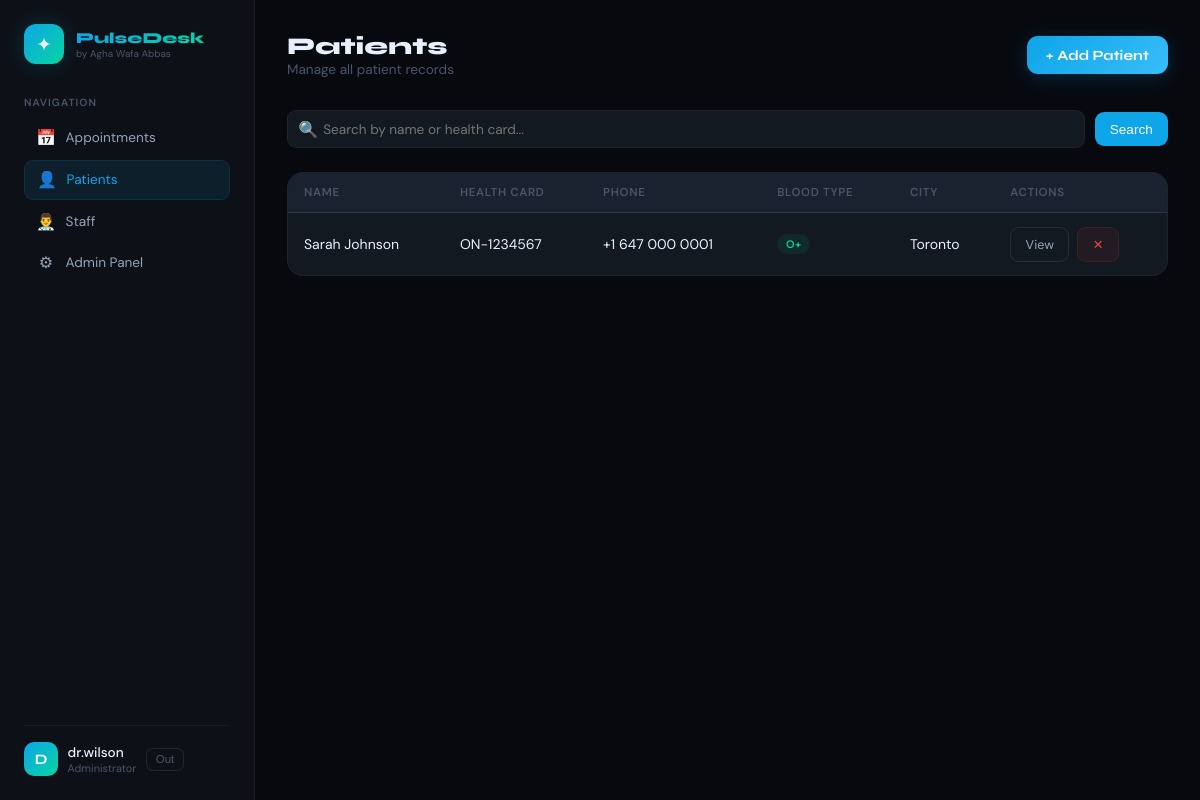
The app's page /patients/ (signed in) with its own data.
### patients/models.py (models this page shows, shortened)
class Patient(models.Model):
    BLOOD_TYPE = [
        ('A+', 'A+'), ('A-', 'A-'),
        ('B+', 'B+'), ('B-', 'B-'),
        ('O+', 'O+'), ('O-', 'O-'),
        ('AB+', 'AB+'), ('AB-', 'AB-'),
    ]
    user = models.OneToOneField(User, on_delete=models.CASCADE, related_name='patient_profile')
    date_of_birth = models.DateField(null=True, blank=True)
    health_card_number = models.CharField(max_length=20, unique=True, null=True, blank=True)
    phone = models.CharField(max_length=20, blank=True)
    address = models.TextField(blank=True)
    city = models.CharField(max_length=100, blank=True)
    province = models.CharField(max_length=100, blank=True)
    postal_code = models.CharField(max_length=10, blank=True)
    blood_type = models.CharField(max_length=3, choices=BLOOD_TYPE, blank=True)
    emergency_contact_name = models.CharField(max_length=100, blank=True)
    emergency_contact_phone = models.CharField(max_length=20, blank=True)
    created_at = models.DateTimeField(auto_now_add=True)
    updated_at = models.DateTimeField(auto_now=True)

### patients/views.py (the view)
# urls.py: path('', views.patient_list, name='patient_list'),
@login_required
def patient_list(request):
    patients = Patient.objects.all()
    search = request.GET.get('q', '')
    if search:
        patients = patients.filter(
            Q(user__first_name__icontains=search) |
            Q(user__last_name__icontains=search) |
            Q(health_card_number__icontains=search)
        )
    return render(request, 'patients/patient_list.html', {
        'patients': patients,
        'search': search
    })

### pulsedesk/templates/patients/patient_list.html (shortened to what this page needs)
{% extends 'base.html' %}
{% block nav_patients %}active{% endblock %}
{% block content %}
<div class="topbar">
  <div>
    <h1>Patients</h1>
    <p>Manage all patient records</p>
  </div>
  <a href="{% url 'add_patient' %}" class="btn-primary">+ Add Patient</a>
</div>
<form method="GET" class="filters">
  <div class="search">
    <span class="search-ico">🔍</span>
    <input type="text" name="q" placeholder="Search by name or health card..." value="{{ search }}"/>
  </div>
  <button type="submit" class="btn-filter">Search</button>
</form>
<div class="table-wrap">
  <table>
    <thead>
      <tr>
        <th>Name</th>
        <th>Health Card</th>
        <th>Phone</th>
        <th>Blood Type</th>
        <th>City</th>
        <th>Actions</th>
      </tr>
    </thead>
    <tbody>
      {% for patient in patients %}
      <tr>
        <td>{{ patient.user.get_full_name }}</td>
        <td>{{ patient.health_card_number|default:"—" }}</td>
        <td>{{ patient.phone|default:"—" }}</td>
        <td>
          {% if patient.blood_type %}
          <span class="badge b-confirmed">{{ patient.blood_type }}</span>
          {% else %}—{% endif %}
        </td>
        <td>{{ patient.city|default:"—" }}</td>
        <td>
          <div style="display:flex;gap:.5rem">
            <a href="{% url 'patient_detail' patient.id %}" class="btn-secondary">View</a>
            <a href="{% url 'delete_patient' patient.id %}" class="btn-danger" onclick="return confirm('Delete patient?')">✕</a>
          </div>
        </td>
      </tr>
      {% empty %}
      <tr>
        <td colspan="6" style="text-align:center;color:var(--muted);padding:3rem">No patients found</td>
      </tr>
      {% endfor %}
    </tbody>
  </table>
</div>
{% endblock %}

### pulsedesk/templates/base.html (shortened to what this page needs)
<!DOCTYPE html>
<html lang="en">
<head>
</head>
<body>
<div class="layout">
  <aside class="sidebar">
    <div class="s-brand">
      <div class="s-logo">✦</div>
      <div>
        <div class="s-title">PulseDesk</div>
        <span class="s-sub">by Agha Wafa Abbas</span>
      </div>
    </div>
    <div class="s-section">
      <div class="s-label">Navigation</div>
      <a href="{% url 'appointment_list' %}" class="nav-item {% block nav_appointments %}{% endblock %}">
        <span class="nav-icon">📅</span> Appointments
      </a>
      <a href="{% url 'patient_list' %}" class="nav-item {% block nav_patients %}{% endblock %}">
        <span class="nav-icon">👤</span> Patients
      </a>
      <a href="{% url 'staff_list' %}" class="nav-item {% block nav_staff %}{% endblock %}">
        <span class="nav-icon">👨‍⚕️</span> Staff
      </a>
      <a href="/admin/" class="nav-item" target="_blank">
        <span class="nav-icon">⚙</span> Admin Panel
      </a>
    </div>
    <div class="s-footer">
      <div class="user-row">
        <div class="u-avatar">{{ request.user.username|first|upper }}</div>
        <div>
          <div class="u-name">{{ request.user.username }}</div>
          <div class="u-role">Administrator</div>
        </div>
        <form method="POST" action="{% url 'logout' %}" style="display:inline">
  <button type="submit" class="btn-logout">Out</button>
</form>
      </div>
    </div>
  </aside>
  <main class="main">
    {% block content %}{% endblock %}
  </main>
</div>
</body>
</html>

### records on screen
Patient: user.get_full_name "Sarah Johnson", health_card_number "ON-1234567", phone "+1 647 000 0001", blood_type "O+", city "Toronto"

### other values on screen
{{ request.user.username|first|upper }} "D"
{{ request.user.username }} "dr.wilson"
